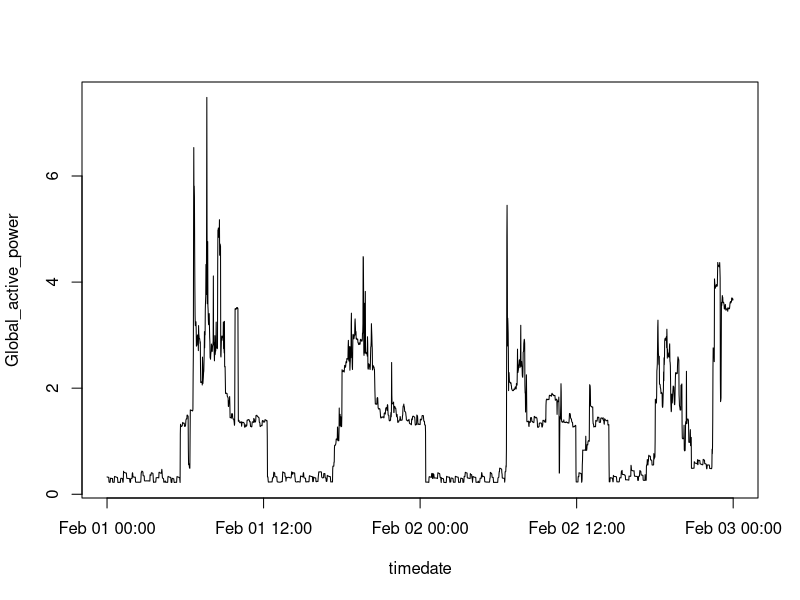

This figure's R source:
cdata <- read.csv('clean_data.csv')
cdata$timedate <- strptime(cdata$timedate,'%Y-%m-%d_%H:%M:%S')
cdata$Global_active_power <- as.numeric(cdata$Global_active_power)
with(data = cdata,plot(timedate,Global_active_power,type = 'l'))
dev.copy(png,file = 'plot2.png')
dev.off()
